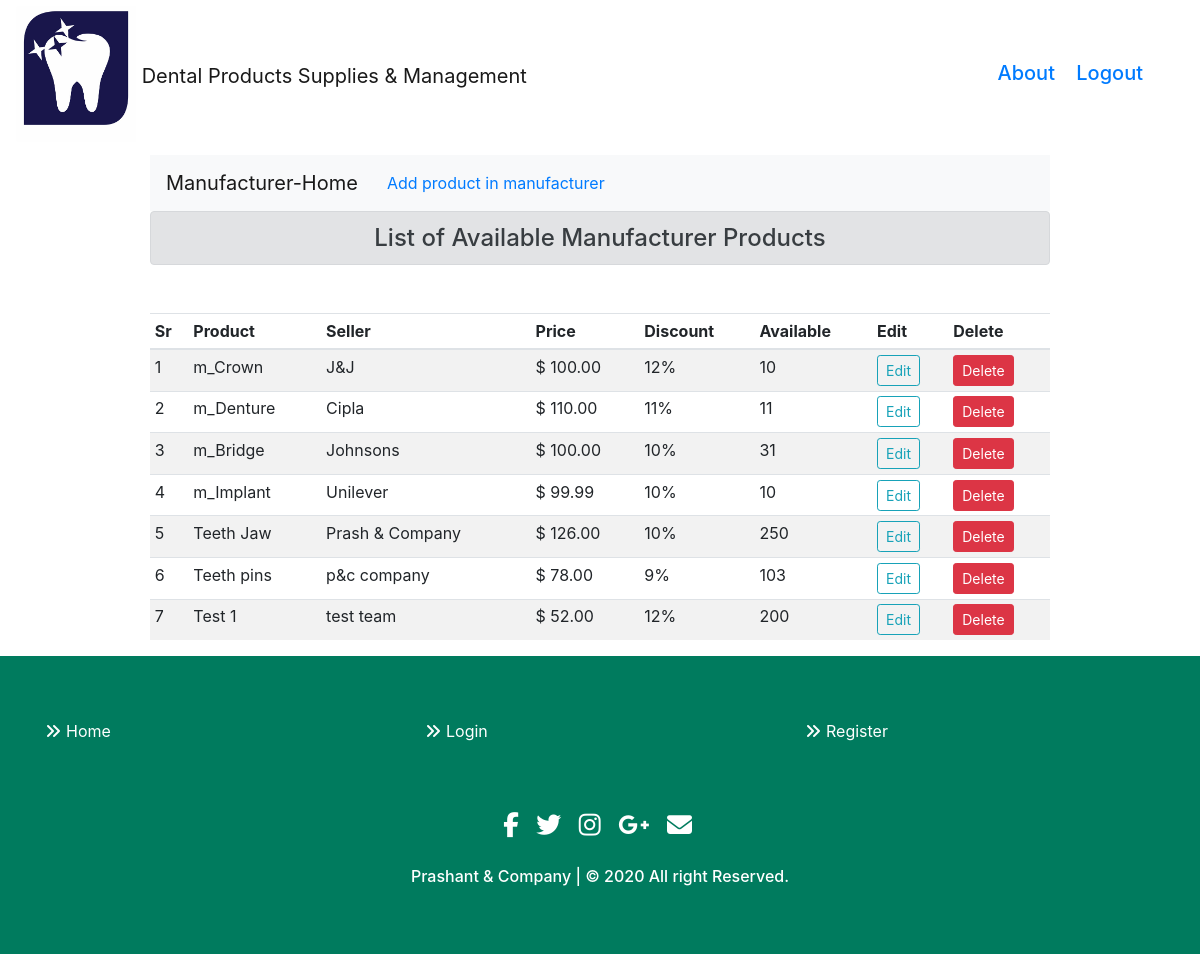
The app's page /manufacturer (signed in) with its own data.
### dental/products/models.py (models this page shows, shortened)
class manufacturer_product(db.Model):
    id = db.Column(db.Integer, primary_key=True)
    name = db.Column(db.String(80), nullable=False)
    seller = db.Column(db.String(80), nullable=False)
    price = db.Column(db.Numeric(10,2), nullable=False)
    discout = db.Column(db.Integer, default=0)
    stock = db.Column(db.Integer, nullable=False)
    description = db.Column(db.Text, nullable=False)

### dental/user/manufacturer.py (the view)
@app.route('/manufacturer')
def manufacturer():
    if 'username' not in session:
        flash(f'Please login first','danger')
        return redirect(url_for('login', filename='routes.py'))
    products = manufacturer_product.query.all()
    return render_template('manufacturer.html', title='Manufacturer User', products=products)

### dental/templates/manufacturer.html (shortened to what this page needs)
{% extends "layout.html" %}
{% block content %}
<div class="container">
    <nav class="navbar navbar-expand-lg navbar-light bg-light">
        <a class="navbar-brand" href="/manufacturer">Manufacturer-Home</a>
        <div class="collapse navbar-collapse" id="navbarSupportedContent">
        <ul class="navbar-nav mr-auto">
            <li class="nav-item">
                <a class="btn btn-link" href="/addproduct_manufacturer">Add product in manufacturer</a>
            </li>
        </ul>
        </div>
    </nav>
</div>
<div class="container">
    <h4 class="alert alert-secondary" style="text-align: center; ">List of Available Manufacturer Products</h4>
</div>
<div class="container mt-5">
    <table class="table table-sm table-striped">
        <thead>
            <th>Sr</th>
            <th>Product</th>
            <th>Seller</th>
            <th>Price</th>
            <th>Discount</th>
            <th>Available</th>
            <th>Edit</th>
            <th>Delete</th>
        </thead>
        <tbody>
            {% for product in products %}
            <tr>
                <td>{{loop.index}}</td>
                <td>{{product.name}}</td>
                <td>{{product.seller}}</td>
                <td>$ {{product.price}}</td>
                <td>{{product.discout}}%</td>
                <td>{{product.stock}}</td>
                <td><a href="{{url_for('updateproduct_manufacturer', id=product.id)}}" class="btn btn-sm btn-outline-info" method="POST">Edit</a></td>
                <td>
                    <button type="button" class="btn btn-danger btn-sm" data-toggle="modal" data-target="#exampleModal-{{product.id}}">
                        Delete
                    </button>
                </td>
            </tr>
            {% endfor %}
        </tbody>
    </table>
</div>
{% endblock %}

### records on screen
manufacturer_product: name "m_Crown", seller "J&J", price "100.00", discout "12", stock "10"
manufacturer_product: name "m_Denture", seller "Cipla", price "110.00", discout "11", stock "11"
manufacturer_product: name "m_Bridge", seller "Johnsons", price "100.00", discout "10", stock "31"
manufacturer_product: name "m_Implant", seller "Unilever", price "99.99", discout "10", stock "10"
manufacturer_product: name "Teeth Jaw", seller "Prash & Company", price "126.00", discout "10", stock "250"
manufacturer_product: name "Teeth pins", seller "p&c company", price "78.00", discout "9", stock "103"
manufacturer_product: name "Test 1", seller "test team", price "52.00", discout "12", stock "200"
